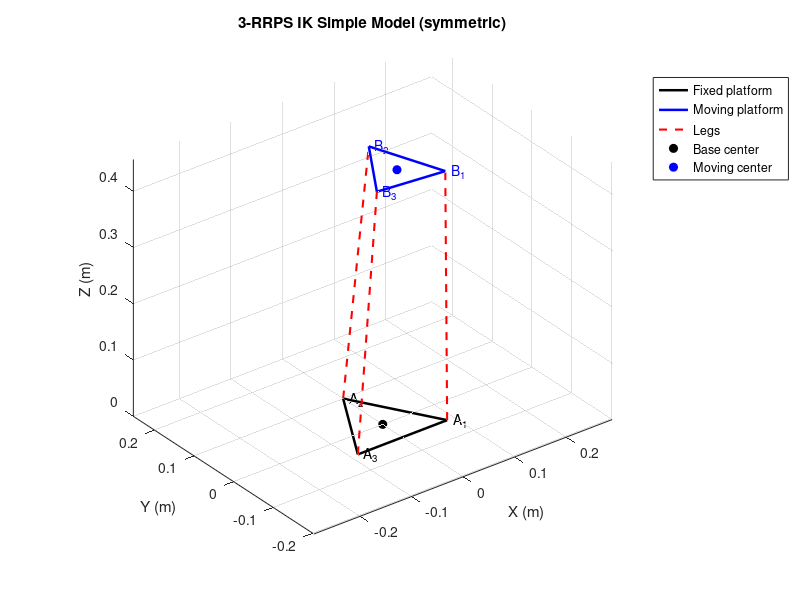
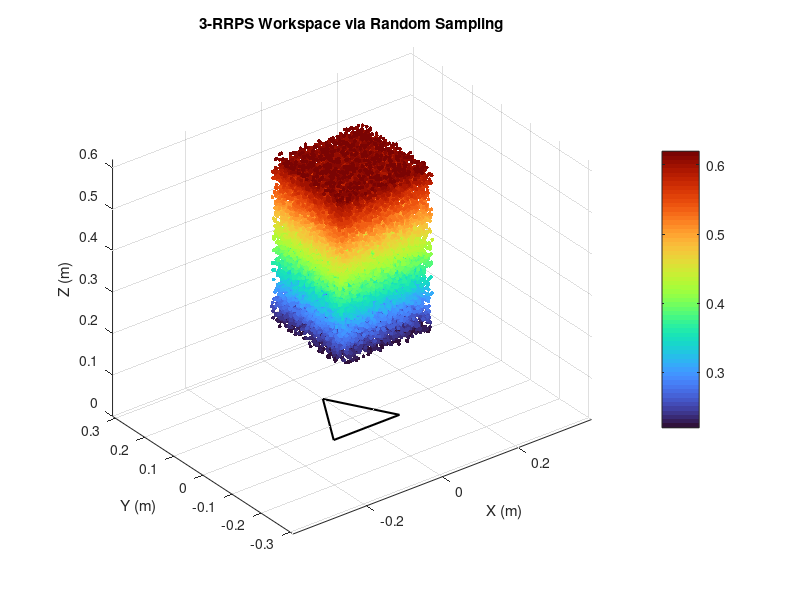

Source code (MATLAB) for these figures, in order:
%% ik_simulation.m
% 3-RRPS 逆运动学（基于题图公式(1)-(9)）
% 目标：
% 1) 计算三条支链长度 d_i
% 2) 计算主动转角 theta_i
% 3) 画出一个简易空间模型
% 4) 通过随机采样绘制末端可达工作空间点云

clear; clc; close all;

%% 1) 参数设置
% 平台半径（可按实际机构修改）
g = 0.10;   % fixed platform radius (m)
h = 0.075;  % moving platform radius (m)

% 固定采用图5中的对称 3-RRPS 附着角（不做模式切换）
gamma_deg = [-30, 90, 210];
gamma_i = deg2rad(gamma_deg);

% 末端期望位姿 p=[x y z]^T 与欧拉角(alpha,beta,gamma)
% 采用文中 x-y-z 顺序（对应公式(1)）
p = [0.02; -0.01; 0.45];   % m
alpha = deg2rad(5);        % rad
beta  = deg2rad(3);        % rad
gamma = deg2rad(-2);       % rad

%% 2) 公式(1)：^A_B R
ca = cos(alpha); sa = sin(alpha);
cb = cos(beta);  sb = sin(beta);
cg = cos(gamma); sg = sin(gamma);

A_BR = [ cb*cg,              -cb*sg,            sb; ...
         cg*sb*sa + sg*ca,  -sg*sb*sa + cg*ca, -cb*sa; ...
        -cg*sb*ca + sg*sa,   sg*sb*ca + cg*sa,  cb*ca];

%% 3) 公式(2)-(4)：构造 a_i, b_i, d_i 向量与中间坐标 x_i,y_i,z_i
nLegs = numel(gamma_i);
a = zeros(3,nLegs);   % fixed platform attachment points in {A}
b = zeros(3,nLegs);   % moving platform attachment points in {B}
D = zeros(3,nLegs);   % d_i vectors in {A}

for i = 1:nLegs
    gi = gamma_i(i);
    a(:,i) = [g*cos(gi); g*sin(gi); 0];
    b(:,i) = [h*cos(gi); h*sin(gi); 0];

    % d_i = p + ^A_B R * b_i - a_i
    D(:,i) = p + A_BR*b(:,i) - a(:,i);
end

% 与公式(3)(4)符号一致：d_i = [x-x_i, y-y_i, z-z_i]^T
x_minus_xi = D(1,:);
y_minus_yi = D(2,:);
z_minus_zi = D(3,:);

%% 4) 公式(5)：支链长度
leg_len = sqrt(x_minus_xi.^2 + y_minus_yi.^2 + z_minus_zi.^2);

%% 5) 公式(8)(7) + 几何关系：求主动转角 theta_i
% ^A_Ci R（文中公式(8)）
% d_Ci = (^A_Ci R)^T * d_A
% 文中公式(6)等价写法：d_Ci = [d_i*sin(phi_i); -d_i*sin(theta_i)*cos(phi_i); d_i*cos(theta_i)*cos(phi_i)]
% 因此可消去 phi_i，得到 theta_i = atan2(-d_Ci(2), d_Ci(3))

theta = zeros(1,nLegs);
d_ci_all = zeros(3,nLegs);
for i = 1:nLegs
    gi = gamma_i(i);
    A_CiR = [cos(gi), -sin(gi), 0; ...
             sin(gi),  cos(gi), 0; ...
             0,        0,       1];

    d_ci = A_CiR.' * D(:,i);  % {A}->{Ci}
    d_ci_all(:,i) = d_ci;

    theta(i) = atan2(-d_ci(2), d_ci(3));
end

%% 6) 输出结果
fprintf('\n=== 3-RRPS IK 结果（symmetric 3-RRPS）===\n');
fprintf('附着角 gamma_i (deg): ');
fprintf('%8.2f', gamma_deg);
fprintf('\n\n支链长度 d_i (m):\n');
disp(leg_len.');

fprintf('主动转角 theta_i (deg):\n');
disp(rad2deg(theta).');

%% 7) 简易模型绘图
figure('Name','3-RRPS Simple Model','Color','w');
hold on; grid on; axis equal; view(3);

% 固定平台/动平台附着点（动平台需变换到{A}）
b_A = p + A_BR*b;

% 平台轮廓（闭合）
a_poly = [a, a(:,1)];
b_poly = [b_A, b_A(:,1)];

h1 = plot3(a_poly(1,:), a_poly(2,:), a_poly(3,:), 'k-', 'LineWidth',1.8);
h2 = plot3(b_poly(1,:), b_poly(2,:), b_poly(3,:), 'b-', 'LineWidth',1.8);

% 三条支链
for i = 1:nLegs
    hi = plot3([a(1,i), b_A(1,i)], [a(2,i), b_A(2,i)], [a(3,i), b_A(3,i)], ...
               'r--', 'LineWidth',1.5);
    if i==1
        hLeg = hi;
    end

    % 标号
    % 若工作目录存在同名脚本 text.m，会屏蔽 MATLAB 内置 text 函数；
    % 使用 builtin 可强制调用内置函数，避免 “不支持将脚本 text 作为函数执行”。
    builtin('text', a(1,i),   a(2,i),   a(3,i),   sprintf('  A_%d',i), 'Color','k');
    builtin('text', b_A(1,i), b_A(2,i), b_A(3,i), sprintf('  B_%d',i), 'Color','b');
end

% 中心点
h3 = plot3(0,0,0,'ko','MarkerFaceColor','k');
h4 = plot3(p(1),p(2),p(3),'bo','MarkerFaceColor','b');

xlabel('X (m)'); ylabel('Y (m)'); zlabel('Z (m)');
legend([h1 h2 hLeg h3 h4], ...
       {'Fixed platform','Moving platform','Legs','Base center','Moving center'}, ...
       'Location','bestoutside');
title('3-RRPS IK Simple Model (symmetric)');

%% 8) 工作空间随机采样绘制（位置工作空间）
% 说明：
% - 随机采样末端位姿 (x,y,z,alpha,beta,gamma)
% - 通过逆运动学计算 d_i 与 theta_i
% - 满足约束则记录该位置点 p 作为可达点

N = 30000;  % 采样数，可按电脑性能调整

% 采样范围（可根据机构尺寸再调）
x_rng = [-0.12, 0.12];
y_rng = [-0.12, 0.12];
z_rng = [0.22, 0.62];
ang_rng_deg = [-15, 15];    % alpha,beta,gamma 共用角度范围

% 约束（示例）
d_min = 0.20; d_max = 0.75;          % 支链长度约束 (m)
theta_lim = deg2rad(60);             % 主动转角约束 |theta_i| <= 60°

ws_points = zeros(3, N);
count = 0;

for k = 1:N
    % 1) 随机位姿
    p_k = [x_rng(1) + (x_rng(2)-x_rng(1))*rand; ...
           y_rng(1) + (y_rng(2)-y_rng(1))*rand; ...
           z_rng(1) + (z_rng(2)-z_rng(1))*rand];
    alpha_k = deg2rad(ang_rng_deg(1) + (ang_rng_deg(2)-ang_rng_deg(1))*rand);
    beta_k  = deg2rad(ang_rng_deg(1) + (ang_rng_deg(2)-ang_rng_deg(1))*rand);
    gamma_k = deg2rad(ang_rng_deg(1) + (ang_rng_deg(2)-ang_rng_deg(1))*rand);

    % 2) 构造旋转矩阵 ^A_B R（同公式(1)）
    ca = cos(alpha_k); sa = sin(alpha_k);
    cb = cos(beta_k);  sb = sin(beta_k);
    cg = cos(gamma_k); sg = sin(gamma_k);
    A_BR_k = [ cb*cg,              -cb*sg,            sb; ...
               cg*sb*sa + sg*ca,  -sg*sb*sa + cg*ca, -cb*sa; ...
              -cg*sb*ca + sg*sa,   sg*sb*ca + cg*sa,  cb*ca];

    % 3) IK 计算 d_i 与 theta_i
    D_k = zeros(3,nLegs);
    theta_k = zeros(1,nLegs);
    for i = 1:nLegs
        gi = gamma_i(i);
        D_k(:,i) = p_k + A_BR_k*b(:,i) - a(:,i);

        A_CiR = [cos(gi), -sin(gi), 0; ...
                 sin(gi),  cos(gi), 0; ...
                 0,        0,       1];
        d_ci = A_CiR.' * D_k(:,i);
        theta_k(i) = atan2(-d_ci(2), d_ci(3));
    end
    d_k = vecnorm(D_k, 2, 1);

    % 4) 约束判断
    len_ok = all(d_k >= d_min & d_k <= d_max);
    theta_ok = all(abs(theta_k) <= theta_lim);

    if len_ok && theta_ok
        count = count + 1;
        ws_points(:,count) = p_k;
    end
end

ws_points = ws_points(:,1:count);
fprintf('\n随机采样完成：有效点 %d / %d\n', count, N);

figure('Name','3-RRPS Workspace (Random Sampling)','Color','w');
hold on; grid on; axis equal; view(3);
if count > 0
    scatter3(ws_points(1,:), ws_points(2,:), ws_points(3,:), 8, ws_points(3,:), 'filled');
    colormap(turbo); colorbar;
else
    warning('未采到满足约束的点，请放宽约束或增大采样范围。');
end

% 叠加固定平台轮廓作为参考
plot3(a_poly(1,:), a_poly(2,:), a_poly(3,:), 'k-', 'LineWidth', 1.5);
xlabel('X (m)'); ylabel('Y (m)'); zlabel('Z (m)');
title('3-RRPS Workspace via Random Sampling');
